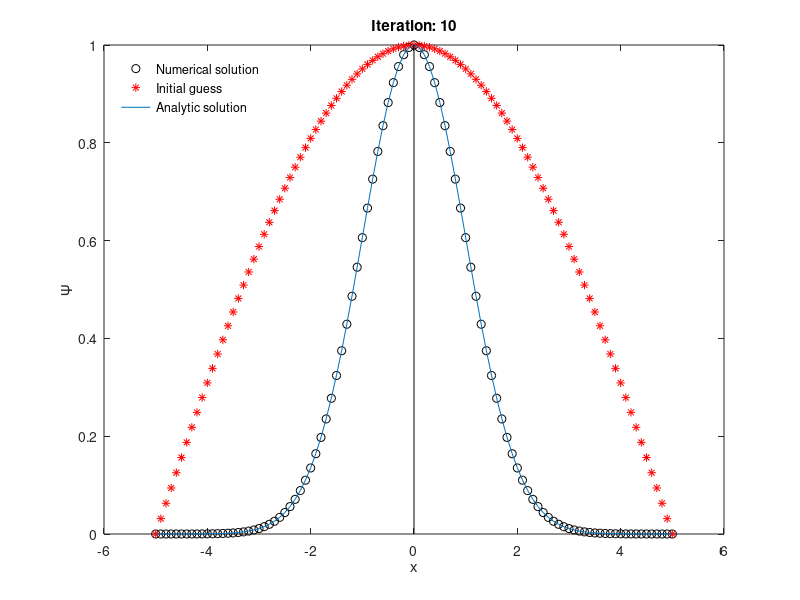

Recreate this plot in MATLAB.
% independant.m
% When dealing with the two electron case we make the assumption that the
% electrons are non interacting.
% Solves the problem by inverse power iteration

% Clear memory and show only a few digits
clear all; format short;

% Size of System
L = 100;

% Define values of the independent variable
xmin = -5;
xmax = 5;
h=(xmax-xmin)/L;
x=xmin:h:xmax;
L=L+1


% Number of matrix iterations
nits=10;

% Construct matrix D2 associated with the derivative
D2=-2*eye(L);
D2=D2+diag(ones(L-1,1),+1)+diag(ones(L-1,1),-1);
D2=D2/h^2;

% Add diagonal component associated with the potential
A=-D2+diag(x.^2);

% Compute inverse matrix
B=inv(A);

% Initial guess for the wave function
psi0=zeros(L,1);
psi0=cos(0.5*pi*x/5)';

Psi=zeros(2,L);

for i=1:2;
    psi=psi0;
    
    % Analytic solution for lowest energy wave function
    xa=-5:0.1:5;
    psi_an=exp(-0.5*xa.^2);
    
    figure(1);
    for n=1:10
        
        % Plot wave function at each iteration, initial wave
        % function, and analytic solution
        plot(x,psi,'ko',x,psi0,'r*',xa,psi_an,[0 0],[0 1],'k')
        xlabel('x'); ylabel('\Psi');
        anno=legend('Numerical solution','Initial guess',...
            'Analytic solution');
        set (anno,'Box','off','Location','NorthWest')
        title(['Iteration: ',num2str(n)]);
        drawnow;
        %pause(0.1)
        
        % Inverse iteration & normalisation
        psi=B*psi;
        psi=psi/max(abs(psi));
        
    end
    Psi(i,:) = psi;
end
% Determine eigenvalue
energy_est=mean(Psi(1,:)'./(B*Psi(1,:)'))+mean(Psi(2,:)'./(B*Psi(2,:)'));

disp('Estimate of eigenvalue E: ');
disp(energy_est);